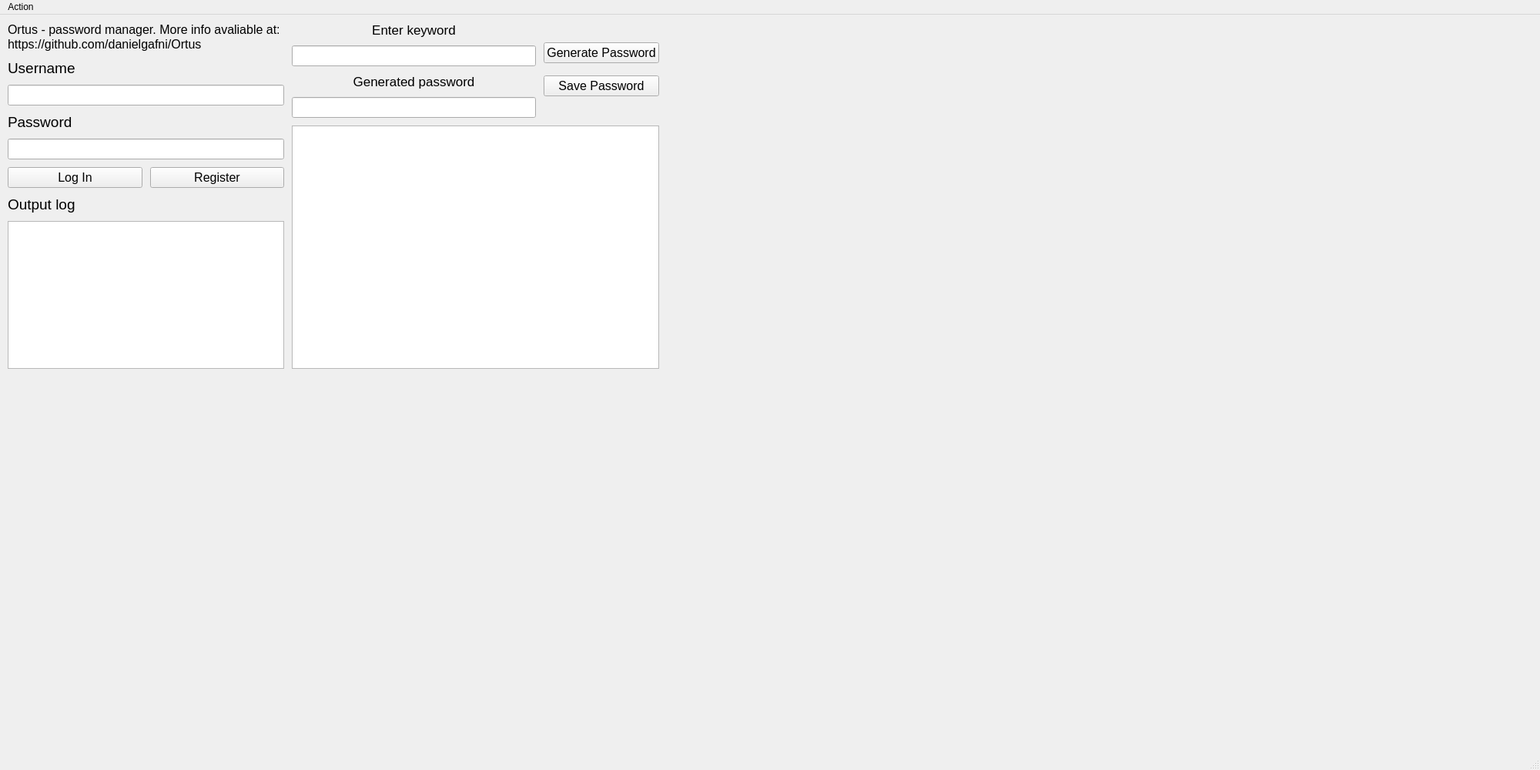
<?xml version="1.0" encoding="UTF-8"?>
<ui version="4.0">
 <class>Ortus</class>
 <widget class="QMainWindow" name="Ortus">
  <property name="enabled">
   <bool>true</bool>
  </property>
  <property name="geometry">
   <rect>
    <x>0</x>
    <y>0</y>
    <width>2000</width>
    <height>1000</height>
   </rect>
  </property>
  <property name="sizePolicy">
   <sizepolicy hsizetype="Maximum" vsizetype="Maximum">
    <horstretch>0</horstretch>
    <verstretch>0</verstretch>
   </sizepolicy>
  </property>
  <property name="baseSize">
   <size>
    <width>2000</width>
    <height>2000</height>
   </size>
  </property>
  <property name="windowTitle">
   <string>Ortus</string>
  </property>
  <widget class="QWidget" name="centralwidget">
   <property name="sizePolicy">
    <sizepolicy hsizetype="Expanding" vsizetype="Expanding">
     <horstretch>0</horstretch>
     <verstretch>1</verstretch>
    </sizepolicy>
   </property>
   <property name="baseSize">
    <size>
     <width>1800</width>
     <height>1500</height>
    </size>
   </property>
   <widget class="QWidget" name="horizontalLayoutWidget_2">
    <property name="geometry">
     <rect>
      <x>10</x>
      <y>10</y>
      <width>1101</width>
      <height>551</height>
     </rect>
    </property>
    <layout class="QHBoxLayout" name="horizontalLayout_2" stretch="0,0">
     <property name="spacing">
      <number>10</number>
     </property>
     <property name="sizeConstraint">
      <enum>QLayout::SetFixedSize</enum>
     </property>
     <property name="leftMargin">
      <number>0</number>
     </property>
     <property name="rightMargin">
      <number>0</number>
     </property>
     <item>
      <layout class="QVBoxLayout" name="verticalLayout_2">
       <item>
        <widget class="QLabel" name="label">
         <property name="font">
          <font>
           <pointsize>12</pointsize>
          </font>
         </property>
         <property name="text">
          <string>Ortus - password manager. More info avaliable at: 
https://github.com/danielgafni/Ortus</string>
         </property>
         <property name="textInteractionFlags">
          <set>Qt::LinksAccessibleByMouse|Qt::TextSelectableByKeyboard|Qt::TextSelectableByMouse</set>
         </property>
        </widget>
       </item>
       <item>
        <layout class="QHBoxLayout" name="horizontalLayout">
         <item>
          <layout class="QVBoxLayout" name="verticalLayout">
           <item>
            <widget class="QLabel" name="label_3">
             <property name="font">
              <font>
               <pointsize>14</pointsize>
              </font>
             </property>
             <property name="text">
              <string>Username</string>
             </property>
            </widget>
           </item>
           <item>
            <widget class="QLineEdit" name="line_username">
             <property name="font">
              <font>
               <pointsize>12</pointsize>
              </font>
             </property>
            </widget>
           </item>
           <item>
            <widget class="QLabel" name="label_4">
             <property name="font">
              <font>
               <pointsize>14</pointsize>
              </font>
             </property>
             <property name="text">
              <string>Password</string>
             </property>
            </widget>
           </item>
           <item>
            <widget class="QLineEdit" name="line_password">
             <property name="font">
              <font>
               <pointsize>12</pointsize>
              </font>
             </property>
             <property name="text">
              <string/>
             </property>
             <property name="echoMode">
              <enum>QLineEdit::Password</enum>
             </property>
            </widget>
           </item>
           <item>
            <layout class="QHBoxLayout" name="horizontalLayout_7">
             <item>
              <widget class="QPushButton" name="button_login">
               <property name="font">
                <font>
                 <pointsize>12</pointsize>
                </font>
               </property>
               <property name="text">
                <string>Log In</string>
               </property>
              </widget>
             </item>
             <item>
              <widget class="QPushButton" name="button_register">
               <property name="font">
                <font>
                 <pointsize>12</pointsize>
                </font>
               </property>
               <property name="text">
                <string>Register</string>
               </property>
              </widget>
             </item>
            </layout>
           </item>
          </layout>
         </item>
        </layout>
       </item>
       <item>
        <widget class="QLabel" name="label_7">
         <property name="baseSize">
          <size>
           <width>0</width>
           <height>0</height>
          </size>
         </property>
         <property name="font">
          <font>
           <pointsize>14</pointsize>
          </font>
         </property>
         <property name="text">
          <string>Output log</string>
         </property>
        </widget>
       </item>
       <item>
        <widget class="QTextBrowser" name="text_output_log">
         <property name="sizePolicy">
          <sizepolicy hsizetype="Expanding" vsizetype="Maximum">
           <horstretch>0</horstretch>
           <verstretch>0</verstretch>
          </sizepolicy>
         </property>
         <property name="font">
          <font>
           <pointsize>10</pointsize>
          </font>
         </property>
        </widget>
       </item>
      </layout>
     </item>
     <item>
      <layout class="QVBoxLayout" name="verticalLayout_4">
       <item>
        <layout class="QHBoxLayout" name="horizontalLayout_5">
         <item>
          <layout class="QVBoxLayout" name="verticalLayout_5">
           <item>
            <widget class="QLabel" name="label_5">
             <property name="font">
              <font>
               <pointsize>13</pointsize>
              </font>
             </property>
             <property name="text">
              <string>                      Enter keyword                      </string>
             </property>
             <property name="alignment">
              <set>Qt::AlignBottom|Qt::AlignHCenter</set>
             </property>
            </widget>
           </item>
           <item>
            <widget class="QLineEdit" name="line_keyword">
             <property name="font">
              <font>
               <pointsize>12</pointsize>
              </font>
             </property>
            </widget>
           </item>
           <item>
            <widget class="QLabel" name="label_6">
             <property name="font">
              <font>
               <pointsize>13</pointsize>
              </font>
             </property>
             <property name="text">
              <string>Generated password</string>
             </property>
             <property name="alignment">
              <set>Qt::AlignBottom|Qt::AlignHCenter</set>
             </property>
            </widget>
           </item>
           <item>
            <widget class="QLineEdit" name="line_output_password">
             <property name="font">
              <font>
               <pointsize>12</pointsize>
              </font>
             </property>
             <property name="echoMode">
              <enum>QLineEdit::Normal</enum>
             </property>
             <property name="readOnly">
              <bool>true</bool>
             </property>
            </widget>
           </item>
          </layout>
         </item>
         <item>
          <layout class="QVBoxLayout" name="verticalLayout_9">
           <item>
            <spacer name="horizontalSpacer_2">
             <property name="orientation">
              <enum>Qt::Horizontal</enum>
             </property>
             <property name="sizeHint" stdset="0">
              <size>
               <width>40</width>
               <height>20</height>
              </size>
             </property>
            </spacer>
           </item>
           <item>
            <widget class="QPushButton" name="button_generate_password">
             <property name="font">
              <font>
               <pointsize>12</pointsize>
              </font>
             </property>
             <property name="text">
              <string>Generate Password</string>
             </property>
            </widget>
           </item>
           <item>
            <widget class="QPushButton" name="button_save_password">
             <property name="font">
              <font>
               <pointsize>12</pointsize>
              </font>
             </property>
             <property name="text">
              <string>Save Password</string>
             </property>
            </widget>
           </item>
           <item>
            <spacer name="horizontalSpacer">
             <property name="orientation">
              <enum>Qt::Horizontal</enum>
             </property>
             <property name="sizeHint" stdset="0">
              <size>
               <width>40</width>
               <height>20</height>
              </size>
             </property>
            </spacer>
           </item>
          </layout>
         </item>
        </layout>
       </item>
       <item>
        <layout class="QHBoxLayout" name="horizontalLayout_4">
         <item>
          <widget class="QTextBrowser" name="passwords">
           <property name="font">
            <font>
             <pointsize>10</pointsize>
            </font>
           </property>
          </widget>
         </item>
        </layout>
       </item>
      </layout>
     </item>
    </layout>
   </widget>
  </widget>
  <widget class="QStatusBar" name="statusBar"/>
  <widget class="QMenuBar" name="menuBar">
   <property name="geometry">
    <rect>
     <x>0</x>
     <y>0</y>
     <width>2000</width>
     <height>25</height>
    </rect>
   </property>
   <widget class="QMenu" name="menuExit">
    <property name="title">
     <string>Action</string>
    </property>
    <addaction name="actionExit"/>
   </widget>
   <addaction name="menuExit"/>
  </widget>
  <action name="actionFile">
   <property name="text">
    <string>File</string>
   </property>
  </action>
  <action name="actionExit">
   <property name="text">
    <string>Exit</string>
   </property>
  </action>
 </widget>
 <resources/>
 <connections/>
</ui>
